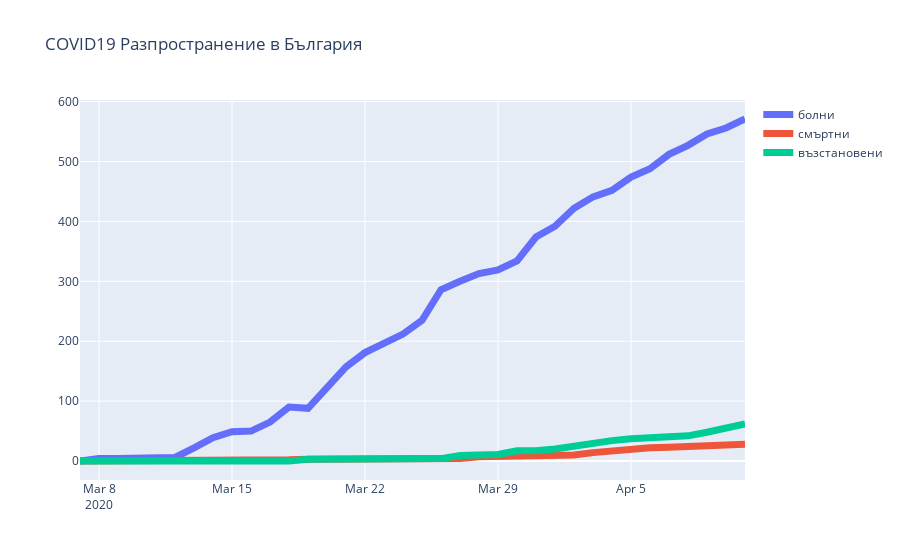

The code cell stored with this chart in its notebook:
### Code cell
cf.iplot(fig, filename = 'COVID19 Разпространение в България')
